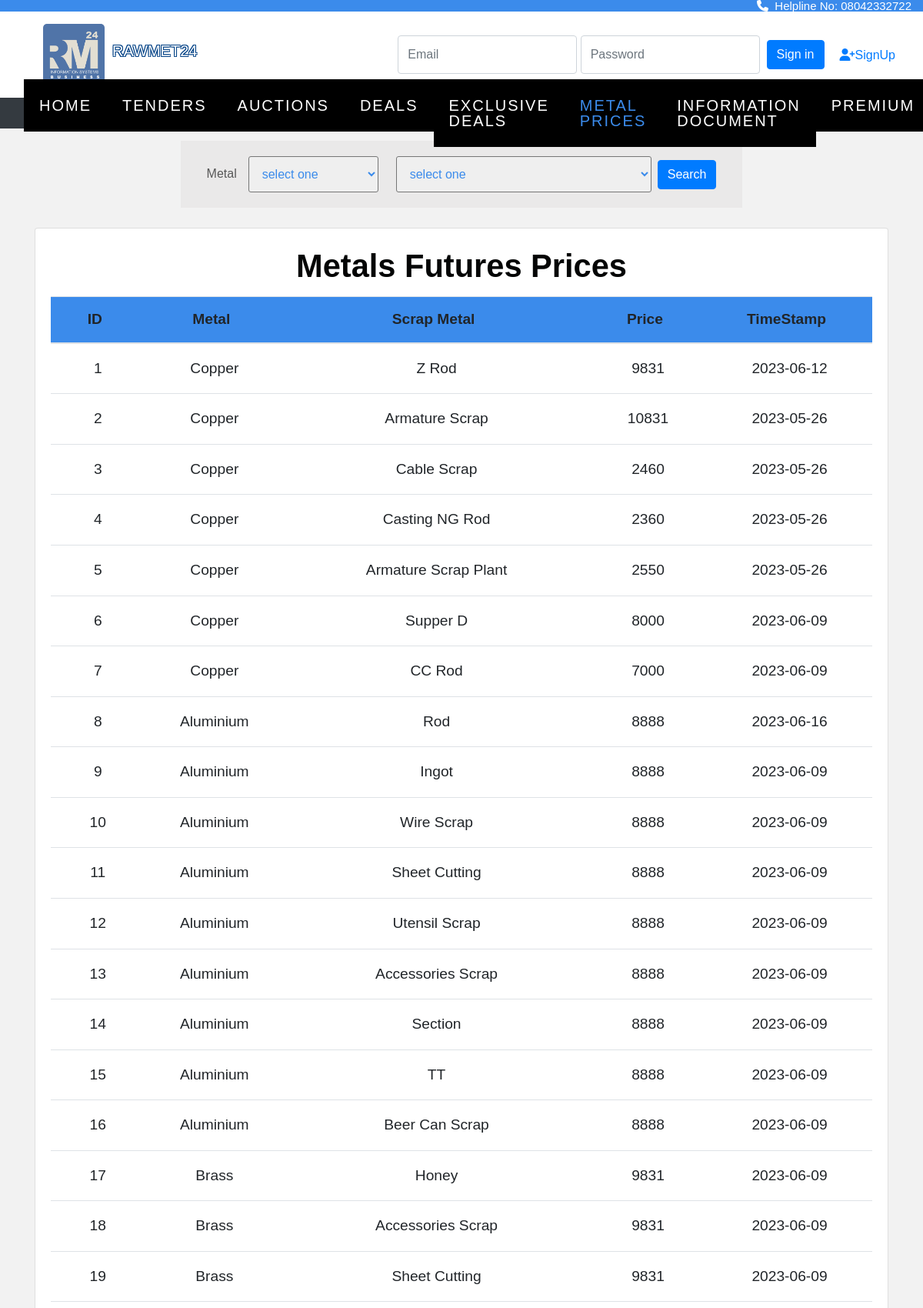
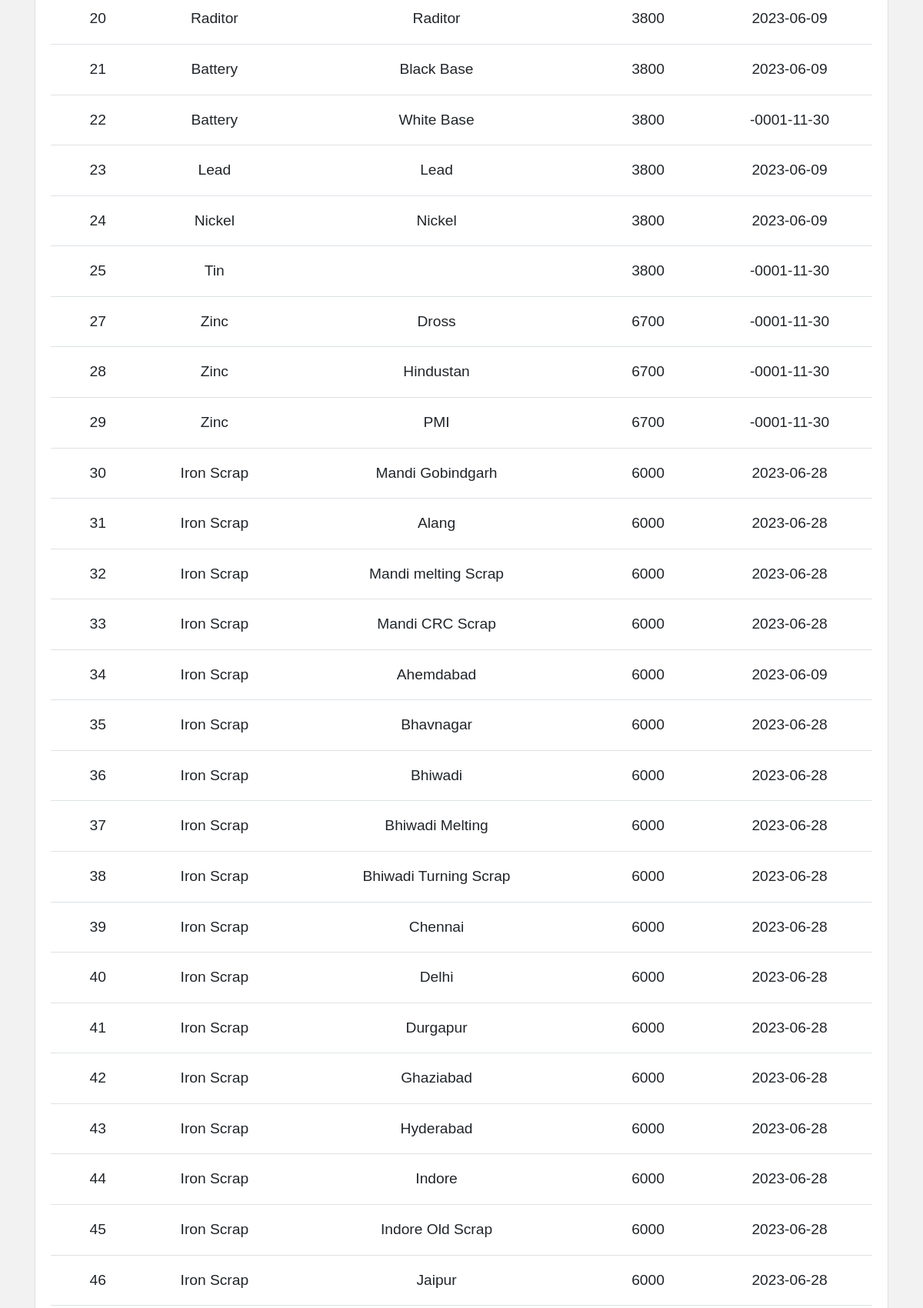
/tender/metalsearch.php (upper part), run on the app's committed database (2 pictures, top to bottom).
### tables this page shows
CREATE TABLE `metal` (
  `id` int(11) NOT NULL,
  `metal` varchar(100) NOT NULL,
  `scrap_metal` varchar(100) NOT NULL,
  `price` int(11) NOT NULL,
  `timestamp` datetime(6) NOT NULL DEFAULT current_timestamp(6)
);

### tender/metalsearch.php (the view, shortened to what this page needs)
<?php
include "connect.php";
?>
<!doctype html>
<html lang="en">
<head>
  <link rel="stylesheet" href="https://cdn.jsdelivr.net/npm/bootstrap@4.0.0/dist/css/bootstrap.min.css"
>
  <link rel="stylesheet" href="https://stackpath.bootstrapcdn.com/font-awesome/4.7.0/css/font-awesome.min.css">
  <link rel="stylesheet" href="https://cdnjs.cloudflare.com/ajax/libs/font-awesome/4.7.0/css/font-awesome.min.css">
  <link rel="stylesheet" href="css/style.css">
  <link rel="stylesheet" href="css/_buttons.scss">
  <link rel="stylesheet" href="css/buttons.scss">
  <link rel="stylesheet" href="css/reboot.scss">
  <link rel="stylesheet" href="dropdown.css">
  <link rel="stylesheet" href="https://cdnjs.cloudflare.com/ajax/libs/font-awesome/6.4.0/css/all.min.css">
  <link href='https://unpkg.com/boxicons@2.1.4/css/boxicons.min.css' rel='stylesheet'>
  <link rel="stylesheet" href="https://cdnjs.cloudflare.com/ajax/libs/font-awesome/4.7.0/css/font-awesome.min.css">
  <link rel="stylesheet" type="text/css"
    href="https://stackpath.bootstrapcdn.com/bootstrap/4.4.1/css/bootstrap.min.css">
  <link rel="stylesheet" type="text/css"
    href="https://pixinvent.com/stack-responsive-bootstrap-4-admin-template/app-assets/css/bootstrap-extended.min.css">
  <link rel="stylesheet" type="text/css"
    href="https://pixinvent.com/stack-responsive-bootstrap-4-admin-template/app-assets/fonts/simple-line-icons/style.min.css">
<link rel="stylesheet" type="text/css" href="https://cdn.datatables.net/1.10.25/css/jquery.dataTables.min.css">
  <link rel="stylesheet" href="metalprice.css">
</head>
</head>
<body>
  <div class="strip">
    <a href="#"><i class="fa-solid fa-phone"></i>&nbsp Helpline No: 08042332722</a>
  </div>
  <section class="ftco-section" style="padding-top: 5px;">
  <section
           class="d-flex justify-content-between p-3"
           style="background-color:white"
           >
    <div class="me-5">
      <img src="image/rawmetlogo.jpeg" width="80px" height="auto" style="border-radius: 5px; margin-left: 40px;">
    </div>&nbsp <p style=" position:absolute; margin-left:130px; margin-top: 25px;" class="tft desktop-view">RAWMET24</p>
    <?php
       if(!isset($_SESSION['buyer_name'])){
       ?>
         <form class="form-inline" action="verify.php" method="post">
           <input type="email" class="form-control" name="email" placeholder="Email" name="email">
           <input type="password" class="form-control" name="password" placeholder="Password" name="pswd">&nbsp&nbsp
           <br>
           <button class="btn btn-primary" type="submit">Sign in</button>
           <a href="signup.html" style="font-size: medium; padding: 20px; ">
             <i class="fa-solid fa-user-plus"></i>SignUp
           </a>
         </form>
<?php
} ?>
</section>
    <nav class="navbar navbar-expand-lg navbar-dark ftco_navbar bg-dark ftco-navbar-light" id="ftco-navbar">
      <div class="container-fluid">
        <div class="collapse navbar-collapse" id="ftco-nav">
          <ul class="navbar-nav m-auto">
            <li class="nav-item "><a href="home.php" class="nav-link">Home</a></li>
            <li class="nav-item"><a href="tender.php" class="nav-link">Tenders</a></li>
            <li class="nav-item"><a href="auction.php" class="nav-link">Auctions</a></li>
            <li class="nav-item"><a href="deals.php" class="nav-link">Deals</a></li>
            <li class="nav-item"><a href="exclusivedeals.php" class="nav-link">Exclusive Deals</a></li>
            <li class="nav-item active"><a href="#" class="nav-link">Metal Prices</a></li>
            <li class="nav-item"><a href="info_page.php" class="nav-link">Information Document</a></li>
            <li class="nav-item"><a href="price.html" class="nav-link">Premium</a></li>
          </ul>
        </div>
      </div>
    </nav>
  </section>
  <br>
  <section class="home">
    <div class="container">
      <div class="row ">
        <div class="col-12 col-md-10 col-lg-8">
          <form method="GET" action="metalsearch.php?metal=Copper&category=Cu1">
            <form class="card card-sm">
              <div class="card-body row no-gutters align-items-center" style="background-color: #eae9e9;">
                Metal <select name="metal" id="id_metal" data-category-id='id_category' class='dependent-selects__metal'
                  style="padding:13px; margin-left: 15px; margin-right: 8px; border-radius:3px;" placeholder="Search ">
                  <option value="">select one</option>
                </select>
                <select name="category" id="id_category" class='dependent-selects__category'
                  style="padding:13px; margin-left: 15px; margin-right: 8px; border-radius:3px;" placeholder="Search ">
                  <option value="">select one</option>
                </select>
                <div class="col-auto">
                  <button class="btn btn-primary" id="search" type="submit">Search</button>
                </div>
              </div>
            </form>
        </div>
      </div>
    </div>
    <br>
    <div class="container">
  <div class="card">
    <div class="card-body">
      <div id="wrapper">
        <h1>Metals Futures Prices</h1>
        <div class="table-responsive">
          <table id="keywords" class="table" cellspacing="0" cellpadding="0">
            <thead>
              <tr>
                <th onclick="sortTable(0)"><span>ID</span></th>
                <th onclick="sortTable(1)"><span>Metal</span></th>
                <th onclick="sortTable(2)"><span>Scrap Metal</span></th>
                <th onclick="sortTable(3)"><span>Price</span></th>
                <th onclick="sortTable(4)"><span>TimeStamp</span></th>
              </tr>
            </thead>
            <tbody>
              <?php
              if (isset($_GET['metal']) && isset($_GET['category'])) {
                $a = $_GET['metal'];
                $b = $_GET['category'];
                $sql = "select * from metal WHERE metal='$a' AND scrap_metal='$b'";
                $result = mysqli_query($con, $sql);
                if ($result) {
                  while ($row = mysqli_fetch_assoc($result)) {
                    ?>
                    <tr>
                      <td class="lalign">
                        <?php echo $row['id']; ?>
                      </td>
                      <td>
                        <?php echo $row['metal']; ?>
                      </td>
                      <td>
                        <?php echo $row['scrap_metal']; ?>
                      </td>
                      <td>
                        <?php echo $row['price']; ?>
                      </td>
                      <td>
                        <?php echo date('Y-m-d', strtotime($row['timestamp'])); ?>
                      </td>
                    </tr>
                    <?php
                  }
                }
              } else {
                $sql = "select * from metal";
                $result = mysqli_query($con, $sql);
                if ($result) {
                  while ($row = mysqli_fetch_assoc($result)) {
                    ?>
                    <tr>
                      <td class="lalign">
                        <?php echo $row['id']; ?>
                      </td>
                      <td>
                        <?php echo $row['metal']; ?>
                      </td>
                      <td>
                        <?php echo $row['scrap_metal']; ?>
                      </td>
                      <td>
                        <?php echo $row['price']; ?>
                      </td>
                      <td>
                        <?php echo date('Y-m-d', strtotime($row['timestamp'])); ?>
                      </td>
                    </tr>
                    <?php
                  }
                }
              }
              ?>
            </tbody>
          </table>
        </div>
      </div>
    </div>
  </div>
</div>
    <br>
  </section>
  <br><br>
</body>
</html>

### tender/metalprice.css (style rules this page uses)
body { line-height: 1; color: #585858; }
table { width: auto; height: auto; }
h1 { font-family: 'Amarante', Tahoma, sans-serif; font-weight: bold; font-size: 2.6em; line-height: 1.4em; margin-bottom: 10px; text-align: center; }
#wrapper { display: block; }
#keywords { margin: 0 auto; font-size: 1.2em; margin-bottom: 15px; }
#keywords thead { cursor: pointer; background: #3b8beb; }
#keywords thead tr th { font-weight: bold; padding: 12px 30px; padding-left: 42px; text-align: center; }
#keywords thead tr th span { padding-right: 20px; background-repeat: no-repeat; background-position: 100% 100%; text-align: center; }
#keywords tbody tr td { text-align: center; padding: 15px 10px; }

### tender/metalsearch.php (style rules this page uses)
body { font-family: Arial, Helvetica, sans-serif; }
.strip { width: 100%; background-color: #3b8beb; overflow: auto; }
.strip a { float: right; margin-right: 15px; padding-left: 10px; color: white; text-decoration: none; font-size: 15px; }

### data on the page
metal: id "1", metal "Copper", scrap_metal "Z Rod", price "9831", timestamp "2023-06-12"
metal: id "2", metal "Copper", scrap_metal "Armature Scrap", price "10831", timestamp "2023-05-26"
metal: id "3", metal "Copper", scrap_metal "Cable Scrap", price "2460", timestamp "2023-05-26"
metal: id "4", metal "Copper", scrap_metal "Casting NG Rod", price "2360", timestamp "2023-05-26"
metal: id "5", metal "Copper", scrap_metal "Armature Scrap Plant", price "2550", timestamp "2023-05-26"
metal: id "6", metal "Copper", scrap_metal "Supper D", price "8000", timestamp "2023-06-09"
metal: id "7", metal "Copper", scrap_metal "CC Rod", price "7000", timestamp "2023-06-09"
metal: id "8", metal "Aluminium", scrap_metal "Rod", price "8888", timestamp "2023-06-16"
metal: id "9", metal "Aluminium", scrap_metal "Ingot", price "8888", timestamp "2023-06-09"
metal: id "10", metal "Aluminium", scrap_metal "Wire Scrap", price "8888", timestamp "2023-06-09"
metal: id "11", metal "Aluminium", scrap_metal "Sheet Cutting", price "8888", timestamp "2023-06-09"
metal: id "12", metal "Aluminium", scrap_metal "Utensil Scrap", price "8888", timestamp "2023-06-09"
metal: id "13", metal "Aluminium", scrap_metal "Accessories Scrap", price "8888", timestamp "2023-06-09"
metal: id "14", metal "Aluminium", scrap_metal "Section", price "8888", timestamp "2023-06-09"
metal: id "15", metal "Aluminium", scrap_metal "TT", price "8888", timestamp "2023-06-09"
metal: id "16", metal "Aluminium", scrap_metal "Beer Can Scrap", price "8888", timestamp "2023-06-09"
metal: id "17", metal "Brass", scrap_metal "Honey", price "9831", timestamp "2023-06-09"
metal: id "18", metal "Brass", scrap_metal "Accessories Scrap", price "9831", timestamp "2023-06-09"
metal: id "19", metal "Brass", scrap_metal "Sheet Cutting", price "9831", timestamp "2023-06-09"
metal: id "20", metal "Raditor", scrap_metal "Raditor", price "3800", timestamp "2023-06-09"
metal: id "21", metal "Battery", scrap_metal "Black Base", price "3800", timestamp "2023-06-09"
metal: id "22", metal "Battery", scrap_metal "White Base", price "3800", timestamp "-0001-11-30"
metal: id "23", metal "Lead", scrap_metal "Lead", price "3800", timestamp "2023-06-09"
metal: id "24", metal "Nickel", scrap_metal "Nickel", price "3800", timestamp "2023-06-09"
metal: id "25", metal "Tin", price "3800", timestamp "-0001-11-30"
metal: id "27", metal "Zinc", scrap_metal "Dross", price "6700", timestamp "-0001-11-30"
metal: id "28", metal "Zinc", scrap_metal "Hindustan", price "6700", timestamp "-0001-11-30"
metal: id "29", metal "Zinc", scrap_metal "PMI", price "6700", timestamp "-0001-11-30"
metal: id "30", metal "Iron Scrap", scrap_metal "Mandi Gobindgarh", price "6000", timestamp "2023-06-28"
metal: id "31", metal "Iron Scrap", scrap_metal "Alang", price "6000", timestamp "2023-06-28"
metal: id "32", metal "Iron Scrap", scrap_metal "Mandi melting Scrap", price "6000", timestamp "2023-06-28"
metal: id "33", metal "Iron Scrap", scrap_metal "Mandi CRC Scrap", price "6000", timestamp "2023-06-28"
metal: id "34", metal "Iron Scrap", scrap_metal "Ahemdabad", price "6000", timestamp "2023-06-09"
metal: id "35", metal "Iron Scrap", scrap_metal "Bhavnagar", price "6000", timestamp "2023-06-28"
metal: id "36", metal "Iron Scrap", scrap_metal "Bhiwadi", price "6000", timestamp "2023-06-28"
metal: id "37", metal "Iron Scrap", scrap_metal "Bhiwadi Melting", price "6000", timestamp "2023-06-28"
metal: id "38", metal "Iron Scrap", scrap_metal "Bhiwadi Turning Scrap", price "6000", timestamp "2023-06-28"
metal: id "39", metal "Iron Scrap", scrap_metal "Chennai", price "6000", timestamp "2023-06-28"
metal: id "40", metal "Iron Scrap", scrap_metal "Delhi", price "6000", timestamp "2023-06-28"
metal: id "41", metal "Iron Scrap", scrap_metal "Durgapur", price "6000", timestamp "2023-06-28"
metal: id "42", metal "Iron Scrap", scrap_metal "Ghaziabad", price "6000", timestamp "2023-06-28"
metal: id "43", metal "Iron Scrap", scrap_metal "Hyderabad", price "6000", timestamp "2023-06-28"
metal: id "44", metal "Iron Scrap", scrap_metal "Indore", price "6000", timestamp "2023-06-28"
metal: id "45", metal "Iron Scrap", scrap_metal "Indore Old Scrap", price "6000", timestamp "2023-06-28"
metal: id "46", metal "Iron Scrap", scrap_metal "Jaipur", price "6000", timestamp "2023-06-28"
